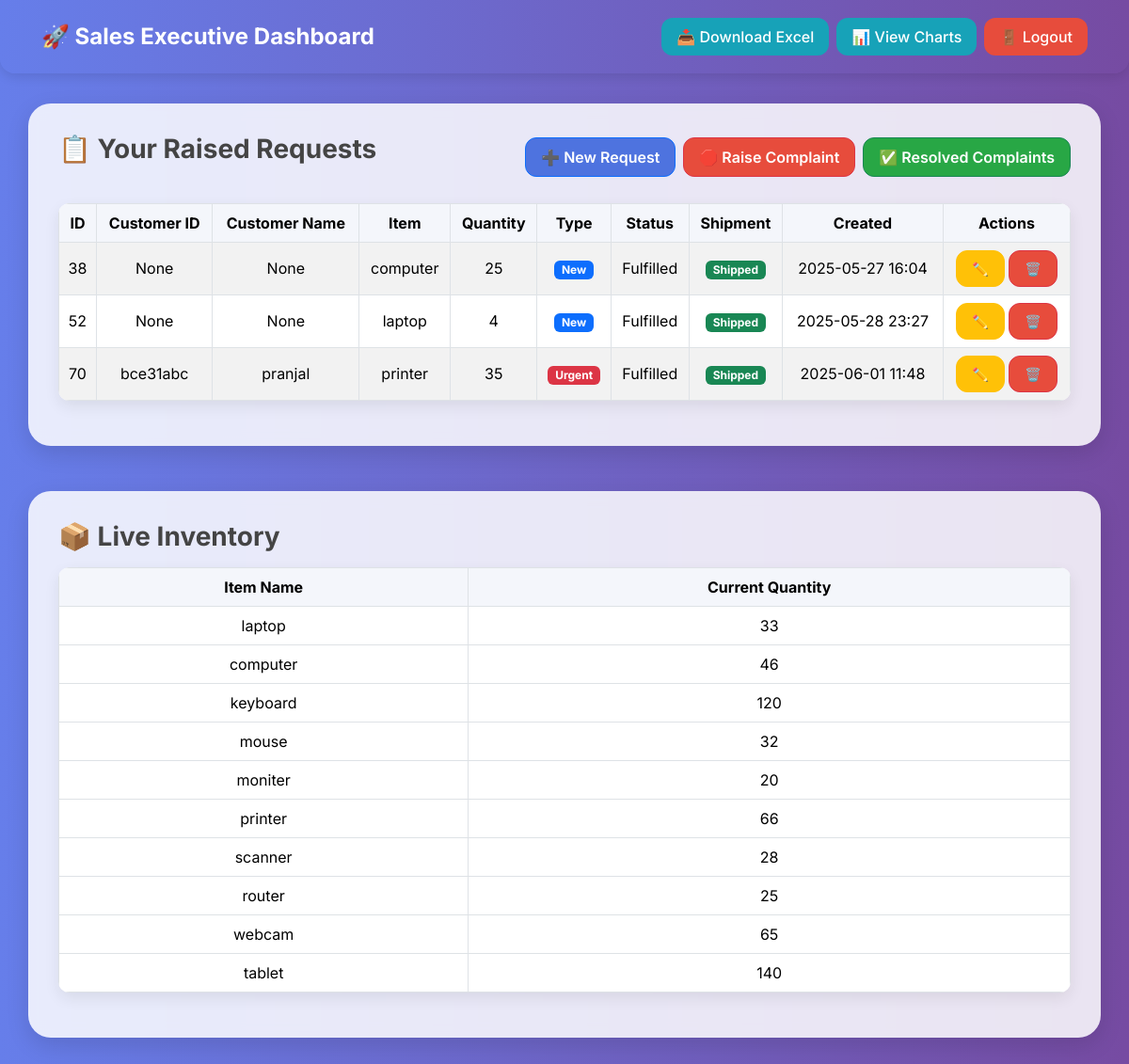
/sales_dashboard (signed in), run on the app's committed database.
### tables this page shows
CREATE TABLE "requests" (
	"id"	INTEGER,
	"item"	TEXT,
	"item_quantity"	INTEGER,
	"comment"	NUMERIC,
	"created_by"	TEXT NOT NULL,
	"assigned_to"	TEXT DEFAULT 'warehouse',
	"status"	TEXT DEFAULT 'Submitted' CHECK("status" IN ('Submitted', 'In Review', 'Fulfilled', 'Declined', 'Forwarded to Production')),
	"created_at"	TEXT DEFAULT CURRENT_TIMESTAMP,
	"updated_at"	TEXT DEFAULT CURRENT_TIMESTAMP,
	"warehouse_comment"	TEXT,
	"tracking_id"	TEXT,
	"courier_name"	TEXT,
	"delivery_date"	TEXT,
	"shipment_status"	TEXT DEFAULT 'Pending',
	"stock_available"	TEXT DEFAULT 'Yes' CHECK("stock_available" IN ('Yes', 'No')),
	"planner_comments"	TEXT,
	"estimated_completion_date"	TEXT,
	"urgency"	TEXT, was_forwarded INTEGER DEFAULT 0, customer_name TEXT, customer_id TEXT, request_type TEXT DEFAULT 'New', response TEXT,
	PRIMARY KEY("id" AUTOINCREMENT)
);

CREATE TABLE warehouse_inventory (
            id INTEGER PRIMARY KEY AUTOINCREMENT,
            item TEXT NOT NULL,
            item_quantity INTEGER NOT NULL
        );

### app.py (the view)
@app.route('/sales_dashboard')
def sales_dashboard():
    if session.get('role') != 'sales':
        return redirect(url_for('login'))
    username = session['username']
    conn = sqlite3.connect('database/4s.db')
    conn.row_factory = sqlite3.Row
    cursor = conn.cursor()
    cursor.execute("SELECT * FROM requests WHERE created_by = ?", (username,))
    rows = cursor.fetchall()
    requests = []
    for r in rows:
        created_at = r['created_at']
        if isinstance(created_at, str):
            try:
                created_at = datetime.strptime(created_at, "%Y-%m-%d %H:%M:%S")
            except ValueError:
                created_at = None
        requests.append({**dict(r), 'created_at': created_at})
    cursor.execute("SELECT item, item_quantity FROM warehouse_inventory")
    inventory_rows = cursor.fetchall()
    inventory = [dict(row) for row in inventory_rows]
    cursor.execute("SELECT * FROM complaints")
    resolved_rows = cursor.fetchall()
    resolved_complaints = [dict(row) for row in resolved_rows]
    print("Resolved Complaints:", resolved_complaints)  # Debug print
    conn.close()
    return render_template(
        'sales_dashboard.html',
        requests=requests,
        inventory=inventory,
        resolved_complaints=resolved_complaints  # ✅ Pass to template
    )

### Templates/sales_dashboard.html (shortened to what this page needs)
<!DOCTYPE html>
<html lang="en">
<head>
  <link href="https://cdn.jsdelivr.net/npm/bootstrap@5.3.3/dist/css/bootstrap.min.css" rel="stylesheet">
</head>
<body>
<nav class="navbar navbar-expand-lg">
  <div class="container-fluid d-flex justify-content-between align-items-center flex-wrap gap-2">
    <span class="navbar-brand">🚀 Sales Executive Dashboard</span>
    <div class="d-flex gap-2 flex-wrap">
      <a href="{{ url_for('download_report') }}" class="btn btn-info">📥 Download Excel</a>
      <a href="{{ url_for('sales_report_chart') }}" class="btn btn-info">📊 View Charts</a>
      <a href="{{ url_for('logout') }}" class="btn btn-danger">🚪 Logout</a>
    </div>
  </div>
</nav>
<section class="dashboard-box container">
  <div class="d-flex justify-content-between align-items-center mb-4 flex-wrap gap-2">
    <h3>📋 Your Raised Requests</h3>
    <div class="d-flex gap-2 flex-wrap">
      <a href="{{ url_for('raise_request') }}" class="btn btn-primary">➕ New Request</a>
      <a href="{{ url_for('raise_complaint') }}" class="btn btn-danger">🛑 Raise Complaint</a>
      <a href="{{ url_for('resolved_complaints') }}" class="btn btn-success">✅ Resolved Complaints</a>
    </div>
  </div>
  <table class="table table-striped table-bordered">
    <thead>
      <tr>
        <th>ID</th>
        <th>Customer ID</th>
        <th>Customer Name</th>
        <th>Item</th>
        <th>Quantity</th>
        <th>Type</th>
        <th>Status</th>
        <th>Shipment</th>
        <th>Created</th>
        <th>Actions</th>
      </tr>
    </thead>
    <tbody>
      {% if requests %}
        {% for r in requests %}
        <tr>
          <td>{{ r.id }}</td>
          <td>{{ r.customer_id }}</td>
          <td>{{ r.customer_name }}</td>
          <td>{{ r.item or '' }}</td>
          <td>{{ r.item_quantity or '' }}</td>
          <td>
            {% if r.request_type == 'Urgent' %}
              <span class="badge bg-danger">Urgent</span>
            {% elif r.request_type == 'New' %}
              <span class="badge bg-primary">New</span>
            {% elif r.request_type == 'Return' %}
              <span class="badge bg-warning text-dark">Return</span>
            {% else %}
              <span class="badge bg-secondary">{{ r.request_type }}</span>
            {% endif %}
          </td>
          <td>{{ r.status }}</td>
          <td>
            {% if r.shipment_status == 'Shipped' %}
              <span class="badge bg-success">Shipped</span>
            {% elif r.shipment_status %}
              <span class="badge bg-warning text-dark">{{ r.shipment_status }}</span>
            {% else %}
              <span class="badge bg-secondary">N/A</span>
            {% endif %}
          </td>
          <td>
            {% if r.created_at %}
              {{ r.created_at.strftime('%Y-%m-%d %H:%M') }}
            {% else %}
              N/A
            {% endif %}
          </td>
          <td>
            <a href="{{ url_for('edit_request', request_id=r.id) }}" class="btn btn-sm btn-warning">✏️</a>
            <a href="{{ url_for('delete_request', request_id=r.id) }}" class="btn btn-sm btn-danger" onclick="return confirm('Are you sure you want to delete this request?');">🗑️</a>
          </td>
        </tr>
        {% endfor %}
      {% else %}
        <tr>
          <td colspan="10" class="text-center">No requests found. Use ➕ to create one.</td>
        </tr>
      {% endif %}
    </tbody>
  </table>
</section>
<section class="dashboard-box container">
  <h3>📦 Live Inventory</h3>
  <table class="table table-bordered table-hover mt-3">
    <thead>
      <tr>
        <th>Item Name</th>
        <th>Current Quantity</th>
      </tr>
    </thead>
    <tbody>
      {% for item in inventory %}
      <tr>
        <td>{{ item['item'] }}</td>
        <td>{{ item['item_quantity'] }}</td>
      </tr>
      {% endfor %}
    </tbody>
  </table>
</section>
</body>
</html>

### Templates/sales_dashboard.html (style rules this page uses)
body { margin: 0; padding: 0; font-family: 'Inter', sans-serif; background: linear-gradient(to right, #667eea, #764ba2); min-height: 100vh; color: #333; }
.navbar { background: linear-gradient(90deg, #667eea, #764ba2); color: white; border-radius: 0 0 1rem 1rem; padding: 1rem 2rem; box-shadow: 0 4px 12px rgba(0, 0, 0, 0.1); }
.navbar-brand { font-weight: 700; font-size: 1.5rem; color: white !important; }
.navbar .btn { border-radius: 0.75rem; font-weight: 500; border: none; }
.dashboard-box { background: rgba(255, 255, 255, 0.85); backdrop-filter: blur(8px); padding: 2rem; border-radius: 1.5rem; box-shadow: 0 8px 24px rgba(0, 0, 0, 0.12); margin-top: 2rem; }
h3 { font-weight: 700; color: #444; margin-bottom: 1rem; }
.table { background: white; border-radius: 0.75rem; overflow: hidden; box-shadow: 0 6px 16px rgba(0, 0, 0, 0.08); }
.table th { background-color: #f4f6fb; text-align: center; vertical-align: middle; }
.table td { text-align: center; vertical-align: middle; }
.btn { border-radius: 0.75rem; font-weight: 600; padding: 0.5rem 1rem; }
.btn-info { background: #17a2b8; color: white; }
.btn-primary { background: #4e73df; }
.btn-danger { background: #e74c3c; }
.btn-success { background: #28a745; }
.btn-warning { background: #ffc107; color: #212529; }
section { margin-bottom: 3rem; }

### data on the page
requests: id "38", customer_id "None", customer_name "None", item "computer", item_quantity "25", request_type "New", status "Fulfilled", shipment_status "Shipped", created_at "2025-05-27 16:04"
requests: id "52", customer_id "None", customer_name "None", item "laptop", item_quantity "4", request_type "New", status "Fulfilled", shipment_status "Shipped", created_at "2025-05-28 23:27"
requests: id "70", customer_id "bce31abc", customer_name "pranjal", item "printer", item_quantity "35", request_type "Urgent", status "Fulfilled", shipment_status "Shipped", created_at "2025-06-01 11:48"
warehouse_inventory: item "laptop", item_quantity "33"
warehouse_inventory: item "computer", item_quantity "46"
warehouse_inventory: item "keyboard", item_quantity "120"
warehouse_inventory: item "mouse", item_quantity "32"
warehouse_inventory: item "moniter", item_quantity "20"
warehouse_inventory: item "printer", item_quantity "66"
warehouse_inventory: item "scanner", item_quantity "28"
warehouse_inventory: item "router", item_quantity "25"
warehouse_inventory: item "webcam", item_quantity "65"
warehouse_inventory: item "tablet", item_quantity "140"
